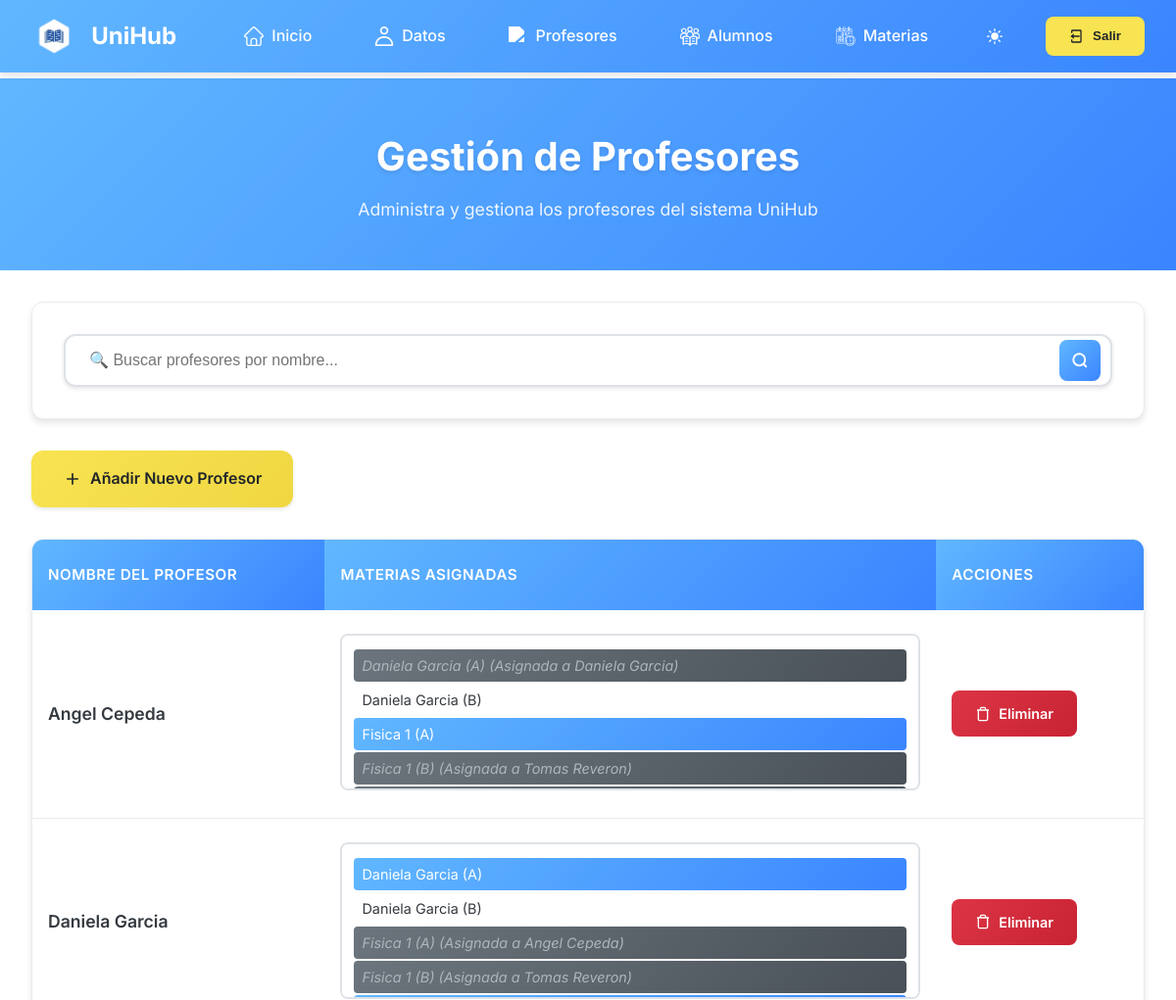
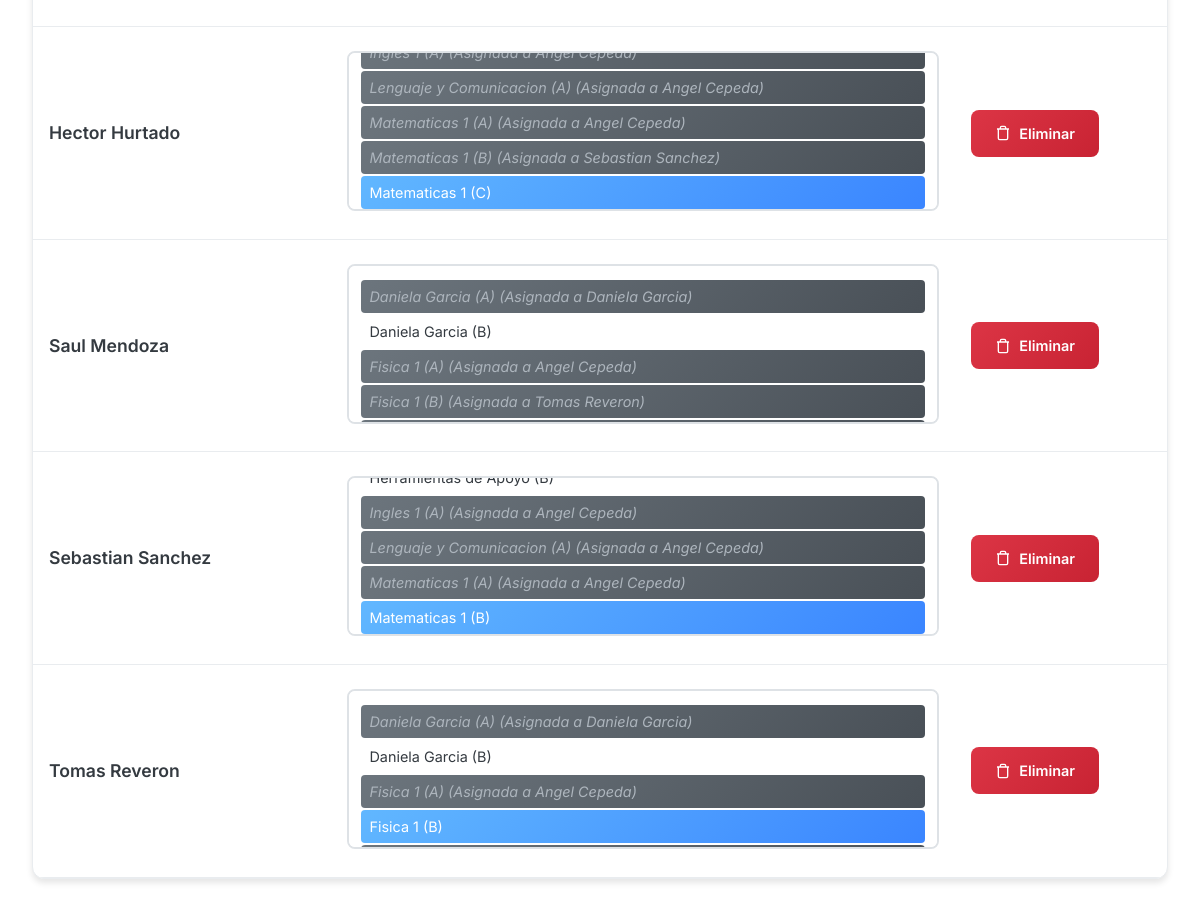
/admin_profesores.php, run on the app's committed database (2 pictures, top to bottom).
### tables this page shows
CREATE TABLE IF NOT EXISTS `profesores` (
  `id` int NOT NULL AUTO_INCREMENT,
  `id_usuario` int DEFAULT NULL,
  `nombre` varchar(255) DEFAULT NULL,
  PRIMARY KEY (`id`),
  KEY `id_usuario` (`id_usuario`)
);

### admin_profesores.php (the view, shortened to what this page needs)
<?php
require_once "conexion.php";
class ProfesoresManager {
    private $conn;
    public function __construct($conn) {
        $this->conn = $conn;
    }
    public function obtenerTodasMateriasConAsignacion() {
        $sql = "
            SELECT
                m.id,
                m.nombre,
                m.seccion,
                m.id_profesor,
                CASE
                    WHEN m.id_profesor IS NOT NULL THEN p.nombre
                    ELSE NULL
                END AS profesor_asignado
            FROM materias m
            LEFT JOIN Profesores p ON m.id_profesor = p.id
            ORDER BY m.nombre, m.seccion
        ";
        $result = $this->conn->query($sql);
        $materias = [];
        while ($materia = $result->fetch_assoc()) {
            $materias[] = $materia;
        }
        return $materias;
    }
    private function construirConsultaBase() {
        return "
            SELECT
                p.id AS id_profesor,
                p.nombre AS Nombre_Profesor,
                GROUP_CONCAT(CONCAT(m.nombre, ' (', m.seccion, ')') SEPARATOR ', ') AS Materias,
                GROUP_CONCAT(m.id SEPARATOR ',') AS materias_ids
            FROM
                Profesores p
            LEFT JOIN
                Materias m ON p.id = m.id_profesor
        ";
    }
    private function aplicarFiltros($sql, $busqueda = null) {
        return ['sql' => $sql, 'params' => []];
    }
    public function obtenerProfesores($busqueda = null) {
        try {
            $sql = $this->construirConsultaBase();
            $filtros = $this->aplicarFiltros($sql, $busqueda);
            $sql = $filtros['sql'] . " GROUP BY p.id ORDER BY p.nombre";
            $stmt = $this->conn->prepare($sql);
            if (!$stmt->execute()) {
                throw new Exception('Error al ejecutar la consulta: ' . $stmt->error);
            }
            $result = $stmt->get_result();
            return $result;
        } catch (Exception $e) {
            error_log("Error en obtenerProfesores: " . $e->getMessage());
            return false;
        }
    }
}
class ProfesoresView {
    public static function renderHeader() {
        return '
        <div class="page-header">
            <div class="container">
                <h1 class="page-title">Gestión de Profesores</h1>
                <p class="page-subtitle">Administra y gestiona los profesores del sistema UniHub</p>
            </div>
        </div>';
    }
    public static function renderSearchForm($busqueda = '') {
        $busqueda = trim($busqueda);
        $busquedaEscapada = htmlspecialchars($busqueda, ENT_QUOTES, 'UTF-8');
        $clearButton = '';
        return '
        <div class="search-section">
            <form method="get" class="search-form" onsubmit="return validarBusqueda()">
                <div class="search-input-group">
                    <input
                        type="text"
                        name="buscar"
                        id="buscar-input"
                        value="' . $busquedaEscapada . '"
                        placeholder="🔍 Buscar profesores por nombre..."
                        class="search-input"
                        autocomplete="off"
                        maxlength="100"
                        pattern="[a-zA-Z0-9\s]+"
                        title="Solo se permiten letras, números y espacios"
                    />
                    <button type="submit" class="search-button" title="Buscar profesores">
                        <svg width="18" height="18" viewBox="0 0 24 24" fill="none" stroke="currentColor" stroke-width="2.5">
                            <circle cx="11" cy="11" r="8"></circle>
                            <path d="m21 21-4.35-4.35"></path>
                        </svg>
                    </button>
                </div>
                <div id="error-message" class="error-message" style="display: none;"></div>
                ' . $clearButton . '
            </form>
        </div>';
    }
    public static function renderAddButton() {
        return '
        <a href="addprofesor.php" class="add-profesor-btn">
            <svg width="20" height="20" viewBox="0 0 24 24" fill="none" stroke="currentColor" stroke-width="2">
                <path d="M12 5v14M5 12h14"/>
            </svg>
            Añadir Nuevo Profesor
        </a>';
    }
    public static function renderMateriasOptions($todasMaterias, $materiasActuales, $profesorActualId) {
        $options = '';
        foreach ($todasMaterias as $materia) {
            $selected = in_array($materia['id'], $materiasActuales) ? 'selected' : '';
            $materiaText = htmlspecialchars($materia['nombre'] . ' (' . $materia['seccion'] . ')', ENT_QUOTES, 'UTF-8');
            $asignadaAOtro = false;
            if (isset($materia['profesor_asignado']) &&
                $materia['id_profesor'] !== null &&
                $materia['id_profesor'] != $profesorActualId) {
                $asignadaAOtro = true;
                $profesorAsignado = htmlspecialchars($materia['profesor_asignado'], ENT_QUOTES, 'UTF-8');
                $materiaText .= ' (Asignada a ' . $profesorAsignado . ')';
            }
            $disabled = $asignadaAOtro ? 'disabled' : '';
            $class = $asignadaAOtro ? 'class="materia-asignada"' : '';
            $options .= '<option value="' . $materia['id'] . '" ' . $selected . ' ' . $disabled . ' ' . $class . '>' . $materiaText . '</option>';
        }
        return $options;
    }
    public static function renderActionButtons($profesorId) {
        $profesorIdEscapado = htmlspecialchars($profesorId, ENT_QUOTES, 'UTF-8');
        return '
        <div class="action-buttons">
            <a href="eliminar_profesor.php?id=' . $profesorIdEscapado . '" class="btn-delete">
                <svg width="16" height="16" viewBox="0 0 24 24" fill="none" stroke="currentColor" stroke-width="2">
                    <path d="M3 6h18M19 6v14a2 2 0 0 1-2 2H7a2 2 0 0 1-2-2V6m3 0V4a2 2 0 0 1 2-2h4a2 2 0 0 1 2 2v2"/>
                </svg>
                Eliminar
            </a>
        </div>';
    }
    public static function renderProfesorRow($profesor, $todasMaterias) {
        $profesorId = $profesor['id_profesor'];
        $nombreProfesor = htmlspecialchars($profesor['Nombre_Profesor'] ?? '', ENT_QUOTES, 'UTF-8');
        $materiasActuales = $profesor['materias_ids'] ? explode(',', $profesor['materias_ids']) : [];
        $materiasOptions = self::renderMateriasOptions($todasMaterias, $materiasActuales, $profesorId);
        $actionButtons = self::renderActionButtons($profesorId);
        return '
        <tr>
            <td>
                <div class="profesor-name">' . $nombreProfesor . '</div>
            </td>
            <td>
                <select class="materias-select" id="materias-select-' . $profesorId . '" data-profesor-id="' . $profesorId . '" multiple>
                    ' . $materiasOptions . '
                </select>
                <div class="save-indicator" id="save-indicator-' . $profesorId . '">✓ Guardado</div>
            </td>
            <td>
                ' . $actionButtons . '
            </td>
        </tr>';
    }
    public static function renderProfesoresTable($result, $todasMaterias) {
        if ($result && $result->num_rows > 0) {
            $rows = '';
            while ($profesor = $result->fetch_assoc()) {
                $rows .= self::renderProfesorRow($profesor, $todasMaterias);
            }
            return '
            <div class="profesores-table">
                <table>
                    <thead>
                        <tr>
                            <th>Nombre del Profesor</th>
                            <th>Materias Asignadas</th>
                            <th>Acciones</th>
                        </tr>
                    </thead>
                    <tbody>
                        ' . $rows . '
                    </tbody>
                </table>
            </div>';
        } else {
            return self::renderEmptyState();
        }
    }
}
try {
    $profesoresManager = new ProfesoresManager($conn);
    $busqueda = isset($_GET['buscar']) ? trim($_GET['buscar']) : '';
    if (!isset($error)) {
        $todasMaterias = $profesoresManager->obtenerTodasMateriasConAsignacion();
        $resultProfesores = $profesoresManager->obtenerProfesores($busqueda);
    }
} catch (Exception $e) {
    error_log("Error en admin_profesores.php: " . $e->getMessage());
    $error = 'Ha ocurrido un error al cargar los datos. Por favor, inténtalo de nuevo.';
}
?>
<!DOCTYPE html>
<html lang="es">
<head>
    <link rel="stylesheet" href="css/admin-general.css">
    <link rel="stylesheet" href="https://cdn.jsdelivr.net/npm/choices.js/public/assets/styles/choices.min.css" />
</head>
<body>
    <?php include 'navAdmin.php'; ?>
    <?php echo ProfesoresView::renderHeader(); ?>
    <div class="main-container">
        <?php if (isset($error)): ?>
            <div class="alert alert-danger">
                <?php echo htmlspecialchars($error, ENT_QUOTES, 'UTF-8'); ?>
            </div>
        <?php else: ?>
            <?php echo ProfesoresView::renderSearchForm($busqueda); ?>
            <?php echo ProfesoresView::renderAddButton(); ?>
            <?php echo ProfesoresView::renderProfesoresTable($resultProfesores, $todasMaterias); ?>
        <?php endif; ?>
    </div>
</body>
</html>

### css/admin-general.css (style rules this page uses)
* { margin: 0; padding: 0; box-sizing: border-box; }
body { font-family: 'Inter', sans-serif; background-color: #ffffff; color: #333; line-height: 1.6; transition: background-color 0.3s ease, color 0.3s ease; }
:root { --primary-yellow: #f8e352; --primary-blue: #61b7ff; --secondary-blue: #3a85ff; --white: #ffffff; --gray-100: #f8f9fa; --gray-200: #e9ecef; --gray-300: #dee2e6; --gray-600: #6c757d; --gray-800: #343a40; --gray-900: #212529; --shadow-sm: 0 2px 4px rgba(0,0,0,0.1); --shadow-md: 0 4px 6px rgba(0,0,0,0.1); --shadow-lg: 0 10px 15px rgba(0,0,0,0.1); --border-radius: 12px; --transition: all 0.3s ease; }

### admin_profesores.php (style rules this page uses)
.page-header { background: linear-gradient(135deg, var(--primary-blue), var(--secondary-blue)); padding: 3rem 2rem; margin-top: 80px; color: var(--white); text-align: center; }
.page-title { font-size: 2.5rem; font-weight: 700; margin-bottom: 0.5rem; text-shadow: 0 2px 4px rgba(0,0,0,0.1); }
.page-subtitle { font-size: 1.1rem; opacity: 0.9; font-weight: 400; }
.main-container { max-width: 1400px; margin: 0 auto; padding: 2rem; }
.search-section { background: var(--white); border-radius: var(--border-radius); padding: 2rem; margin-bottom: 2rem; box-shadow: var(--shadow-md); border: 1px solid var(--gray-200); }
.search-form { display: flex; align-items: center; gap: 1rem; flex-wrap: wrap; }
.search-input-group { flex: 1; min-width: 300px; position: relative; }
.search-input { width: 100%; padding: 1rem 3rem 1rem 1.5rem; border: 2px solid var(--gray-300); border-radius: 12px; font-size: 1rem; font-weight: 500; background: var(--white); color: var(--gray-800); transition: var(--transition); box-shadow: var(--shadow-sm); }
.search-button { position: absolute; right: 0.75rem; top: 50%; transform: translateY(-50%); background: linear-gradient(135deg, var(--primary-blue), var(--secondary-blue)); border: none; color: var(--white); cursor: pointer; padding: 0.75rem; border-radius: 8px; transition: var(--transition); display: flex; align-items: center; justify-content: center; }
.add-profesor-btn { background: linear-gradient(135deg, var(--primary-yellow), #f0d742); color: var(--gray-900); text-decoration: none; font-weight: 600; padding: 1rem 2rem; border-radius: 12px; transition: var(--transition); display: inline-flex; align-items: center; gap: 0.5rem; box-shadow: var(--shadow-sm); margin-bottom: 2rem; }
.profesores-table { background: var(--white); border-radius: var(--border-radius); overflow: hidden; box-shadow: var(--shadow-md); border: 1px solid var(--gray-200); }
.profesores-table table { width: 100%; border-collapse: collapse; }
.profesores-table th { background: linear-gradient(135deg, var(--primary-blue), var(--secondary-blue)); color: var(--white); padding: 1.5rem 1rem; text-align: left; font-weight: 600; font-size: 0.95rem; text-transform: uppercase; letter-spacing: 0.5px; }
.profesores-table td { padding: 1.5rem 1rem; border-bottom: 1px solid var(--gray-200); vertical-align: middle; }
.profesor-name { font-weight: 600; color: var(--gray-800); font-size: 1.1rem; }
.materias-select { width: 100%; min-height: 120px; padding: 0.75rem; border: 2px solid var(--gray-300); border-radius: 8px; background: var(--white); color: var(--gray-800); font-family: "Inter", sans-serif; font-size: 0.9rem; transition: var(--transition); }
.materias-select option { padding: 0.5rem; margin: 2px 0; border-radius: 4px; }
.materias-select option:checked { background: linear-gradient(135deg, var(--primary-blue), var(--secondary-blue)); color: var(--white); }
.materias-select option.materia-asignada { background: linear-gradient(135deg, #6c757d, #495057); color: #adb5bd; font-style: italic; cursor: not-allowed; }
.action-buttons { display: flex; gap: 0.5rem; flex-wrap: wrap; }
.btn-delete { background: linear-gradient(135deg, #dc3545, #c82333); color: var(--white); border: none; padding: 0.75rem 1.5rem; border-radius: 8px; font-weight: 600; cursor: pointer; transition: var(--transition); text-decoration: none; display: inline-flex; align-items: center; gap: 0.5rem; font-size: 0.9rem; }

### data on the page
profesores: nombre "Angel Cepeda"
profesores: nombre "Daniela Garcia"
profesores: nombre "Hector Hurtado"
profesores: nombre "Saul Mendoza", id "Daniela Garcia (A) (Asignada a Daniela Garcia) / Daniela Garcia (B) / Fisica 1 (A) (Asignada a Angel Cepeda) / Fisica 1 (B) (Asignada a Tomas Reveron)"
profesores: nombre "Sebastian Sanchez"
profesores: nombre "Tomas Reveron"

### other printed values
form field value "Daniela Garcia (A) (Asignada a Daniela Garcia) / Daniela Garcia (B) / Fisica 1 (A) ☑ / Fisica 1 (B) (Asignada a Tomas Reveron)"
form field value "Daniela Garcia (A) ☑ / Daniela Garcia (B) / Fisica 1 (A) (Asignada a Angel Cepeda) / Fisica 1 (B) (Asignada a Tomas Reveron)"
form field value "Lenguaje y Comunicacion (A) (Asignada a Angel Cepeda) / Matematicas 1 (A) (Asignada a Angel Cepeda) / Matematicas 1 (B) (Asignada a Sebastian Sanchez) / Matematicas 1 (C) ☑"
form field value "Ingles 1 (A) (Asignada a Angel Cepeda) / Lenguaje y Comunicacion (A) (Asignada a Angel Cepeda) / Matematicas 1 (A) (Asignada a Angel Cepeda) / Matematicas 1 (B) ☑"
form field value "Daniela Garcia (A) (Asignada a Daniela Garcia) / Daniela Garcia (B) / Fisica 1 (A) (Asignada a Angel Cepeda) / Fisica 1 (B) ☑"
